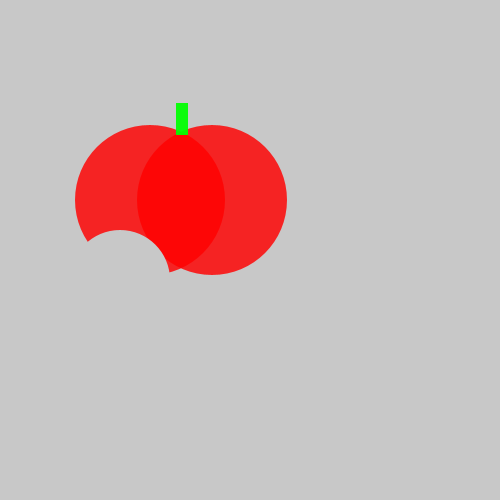
Frame 1 (no input)
Frame 60 (the mouse pressed at the canvas centre just before this capture): identical to frame 1, image omitted
Frame 120 (the mouse held since frame 60 and released just before this capture): identical to frame 1, image omitted

The Processing sketch that drew this single still picture (run headless with seeded random() and noise(); from frame 60 on, the mouse is pressed at the canvas centre):

// Processing sketch: tasty_tomato
// ── tasty_tomato.pde
void setup() {
    size(500, 500);
}
void draw() {
    background(200, 200, 200);
    noStroke();
     fill(255, 0, 0, 210);
    ellipse(150, 200, 150, 150);
    fill(255, 0, 0, 210);
    ellipse(212, 200, 150, 150);
     fill(0, 405, 0, 240);
    rect(176, 103, 12, 32);
    fill(200, 200, 200, 255);
    ellipse(120, 280, 100, 100);
}
